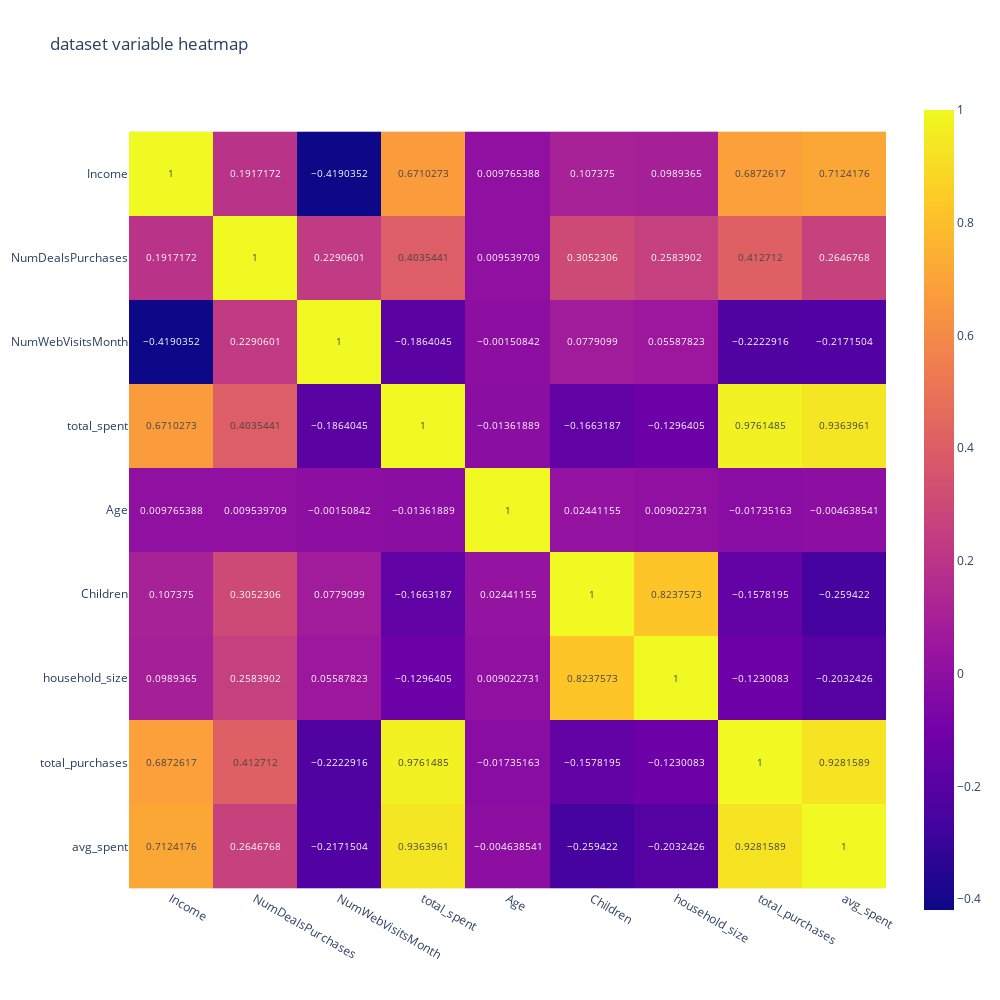

Here is the notebook cell this chart was saved with:
### Code cell
fig = px.imshow(
   corrmat,
    width=1000, height=1000, text_auto = True,
    title = "dataset variable heatmap"
)

fig.write_json('cluster_heatmap.json')
fig.show()

### Figure 1 — Plotly figure (JSON) as saved in the notebook; plotly's stock layout.template omitted (floating-point values rounded to 4 significant figures)
{"data": [{"coloraxis": "coloraxis", "hovertemplate": "x: %{x}<br>y: %{y}<br>color: %{z}<extra></extra>", "name": "0", "texttemplate": "%{z}", "type": "heatmap", "x": ["Income", "NumDealsPurchases", "NumWebVisitsMonth", "total_spent", "Age", "Children", "household_size", "total_purchases", "avg_spent"], "xaxis": "x", "y": ["Income", "NumDealsPurchases", "NumWebVisitsMonth", "total_spent", "Age", "Children", "household_size", "total_purchases", "avg_spent"], "yaxis": "y", "z": [[1, 0.1917, -0.419, 0.671, 0.009765, 0.1074, 0.09894, 0.6873, 0.7124], [0.1917, 1, 0.2291, 0.4035, 0.00954, 0.3052, 0.2584, 0.4127, 0.2647], [-0.419, 0.2291, 1, -0.1864, -0.001508, 0.07791, 0.05588, -0.2223, -0.2172], [0.671, 0.4035, -0.1864, 1, -0.01362, -0.1663, -0.1296, 0.9761, 0.9364], [0.009765, 0.00954, -0.001508, -0.01362, 1, 0.02441, 0.009023, -0.01735, -0.004639], [0.1074, 0.3052, 0.07791, -0.1663, 0.02441, 1, 0.8238, -0.1578, -0.2594], [0.09894, 0.2584, 0.05588, -0.1296, 0.009023, 0.8238, 1, -0.123, -0.2032], [0.6873, 0.4127, -0.2223, 0.9761, -0.01735, -0.1578, -0.123, 1, 0.9282], [0.7124, 0.2647, -0.2172, 0.9364, -0.004639, -0.2594, -0.2032, 0.9282, 1]]}], "layout": {"coloraxis": {"colorscale": [[0, "#0d0887"], [0.1111, "#46039f"], [0.2222, "#7201a8"], [0.3333, "#9c179e"], [0.4444, "#bd3786"], [0.5556, "#d8576b"], [0.6667, "#ed7953"], [0.7778, "#fb9f3a"], [0.8889, "#fdca26"], [1, "#f0f921"]]}, "height": 1000, "title": {"text": "dataset variable heatmap"}, "width": 1000, "xaxis": {"anchor": "y", "autorange": true, "constrain": "domain", "domain": [0, 1], "range": [-0.5, 8.5], "scaleanchor": "y", "type": "category"}, "yaxis": {"anchor": "x", "autorange": true, "constrain": "domain", "domain": [0.03841, 0.9616], "range": [8.5, -0.5], "type": "category"}}}
